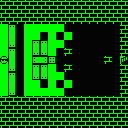

The image is a tile-based game level rendered from a .tmx file. Its description and complete source (layers, tilesets, objects, tile grids) follow:
An orthogonal 16x16 tile map with 8x8 px tiles, 1 tile layer (Kachelebene 1).

<map version="1.0" tiledversion="1.0.3" orientation="orthogonal" renderorder="right-down" width="16" height="16" tilewidth="8" tileheight="8" nextobjectid="1">
 <tileset firstgid="1" source="../tiles.tsx" />
 <layer name="Kachelebene 1" width="16" height="16">
  <data encoding="csv">
184,184,184,184,184,184,184,184,184,184,184,184,184,184,184,184,
184,184,184,184,184,184,184,184,184,184,184,184,184,184,184,184,
184,184,184,184,184,184,184,184,184,184,184,184,184,184,184,184,
129,140,145,129,129,129,129,129,145,145,145,145,145,145,145,184,
129,139,145,129,129,145,129,145,129,145,145,145,145,145,145,184,
129,143,145,129,140,140,129,129,145,145,145,145,145,145,145,184,
129,140,145,129,143,143,129,145,184,145,145,145,145,145,145,184,
177,139,145,129,142,136,144,145,145,145,145,145,145,184,145,180,
129,143,145,129,140,140,129,145,184,145,145,145,145,145,145,184,
129,140,145,129,143,143,129,129,145,145,145,145,145,145,145,184,
129,139,145,129,129,145,129,145,129,145,145,145,145,145,145,184,
129,143,145,129,129,129,129,129,145,145,145,145,145,145,145,184,
184,184,184,184,184,184,184,184,184,184,184,184,184,184,184,184,
184,184,184,184,184,184,184,184,184,184,184,184,184,184,184,184,
184,184,184,184,184,184,184,184,184,184,184,184,184,184,184,184,
184,184,184,184,184,184,184,184,184,184,184,184,184,184,184,184
</data>
 </layer>
</map>
